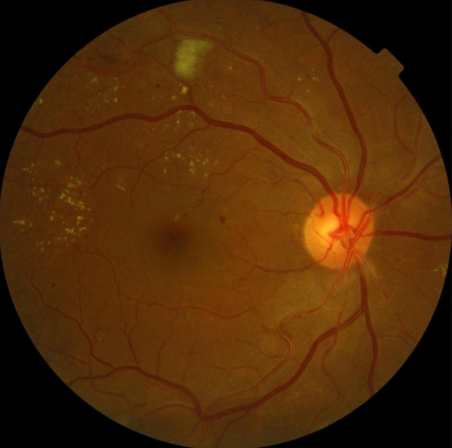
#> input picture old/4.png, 452 x 448 px
$ python main-old-6.py
#> lines starting #> are read from the running program, lines starting #| are printed output that depends on the picture; after the words box and inside, x2 and y2 are one past the last pixel; in counts of white or black regions, pixels touching at a corner belong together
import cv2
import numpy as np
import matplotlib.pyplot as plt

# Load image
img = cv2.imread('old/4.png')  # Replace with your image path
#> img is the input picture: shape (448, 452, 3); mean B, G, R 7.7, 42.7, 79.7
img_rgb = cv2.cvtColor(img, cv2.COLOR_BGR2RGB)

# Preprocessing: Resize & CLAHE
img_resized = cv2.resize(img_rgb, (512, 512))
lab = cv2.cvtColor(img_resized, cv2.COLOR_RGB2LAB)
#> lab: shape (512, 512, 3); mean of channels 0, 1, 2 56, 141.8, 154.8
l, a, b = cv2.split(lab)
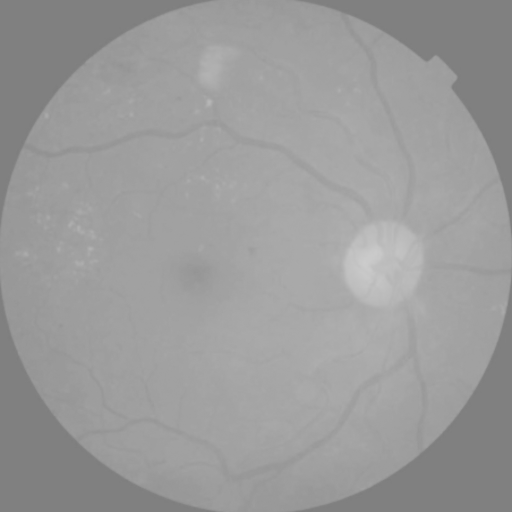
#> b: shape (512, 512); min 126, max 204, mean 154.8
clahe = cv2.createCLAHE(clipLimit=2.0, tileGridSize=(8, 8))
l_clahe = clahe.apply(l)
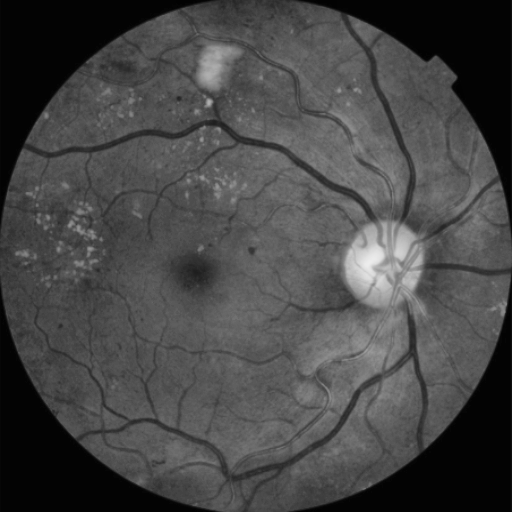
#> l_clahe: shape (512, 512); min 2, max 237, mean 70.4
lab_clahe = cv2.merge((l_clahe, a, b))
#> lab_clahe: shape (512, 512, 3); mean of channels 0, 1, 2 70.4, 141.8, 154.8
img_prep = cv2.cvtColor(lab_clahe, cv2.COLOR_LAB2RGB)

# Image decomposition (simulate bright and dark)
img_bri = cv2.convertScaleAbs(img_prep, alpha=1.2, beta=30)
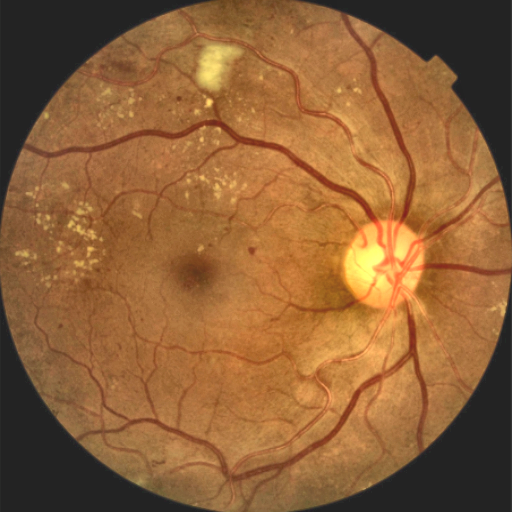
#> img_bri: shape (512, 512, 3); mean R, G, B 142.8, 97.2, 55.9
img_dark = cv2.convertScaleAbs(img_prep, alpha=0.6, beta=-30)

# Simulated FCN output (edge detection)
def get_feature_map(img):
    gray = cv2.cvtColor(img, cv2.COLOR_RGB2GRAY)
    edges = cv2.Canny(gray, 50, 150)
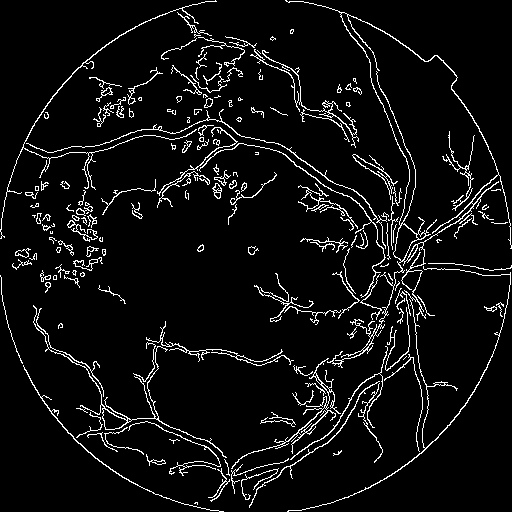
#> edges: shape (512, 512); 6% white in thin lines or dots
    return cv2.applyColorMap(edges, cv2.COLORMAP_JET)

M_bri = get_feature_map(img_bri)
M_dark = get_feature_map(img_dark)
#> in get_feature_map (call 2), `gray = cv2.cvtColor(img, cv2.COLOR_RGB2GRAY)`:
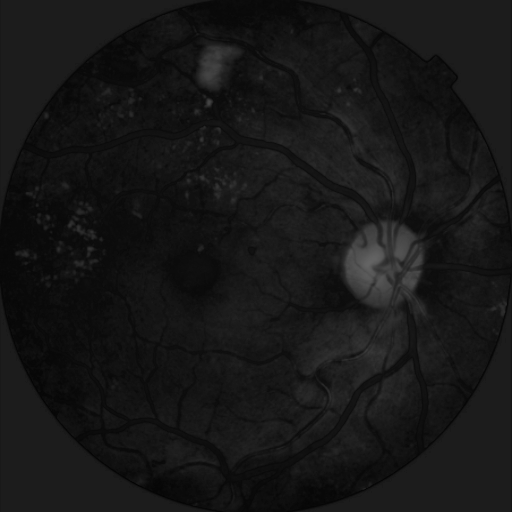
#> gray: shape (512, 512); min 3, max 100, mean 22.6
#> in get_feature_map (call 2), `edges = cv2.Canny(gray, 50, 150)`: edges: shape (512, 512); 0.28% white in thin lines or dots, all inside (x1, y1, x2, y2) = (67, 98, 509, 512)
M_prep = get_feature_map(img_prep)
#> in get_feature_map (call 3), `edges = cv2.Canny(gray, 50, 150)`: edges: shape (512, 512); 4.6% white in thin lines or dots
#> in get_feature_map (call 3), `return cv2.applyColorMap(edges, cv2.COLORMAP_JET)`:
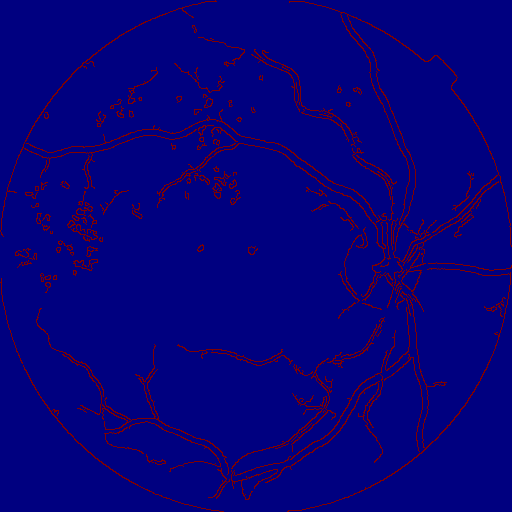
#> returned value: shape (512, 512, 3); mean of channels 0, 1, 2 122.2, 0, 5.8; drawn as B, G, R

# Simulated attention (Gaussian mask)
def apply_attention(img, center=(256, 256), radius=100):
#> called with center = (256, 256), radius = 100
    mask = np.zeros(img.shape[:2], np.uint8)
    cv2.circle(mask, center, radius, (255), -1)
#> mask: shape (512, 512); 12% white; 1 white region, box (x1, y1, x2, y2) and area: (156, 156, 357, 357) 31417
    mask = cv2.GaussianBlur(mask, (101, 101), 0)
    att = cv2.addWeighted(img, 0.6, cv2.merge([mask]*3), 0.4, 0)
    return att

M_bri_att = apply_attention(M_bri)
M_dark_att = apply_attention(M_dark)
#> call 2 of apply_attention, with center = (256, 256), radius = 100
#> in apply_attention (call 2), `att = cv2.addWeighted(img, 0.6, cv2.merge([mask]*3), 0.4, 0)`:
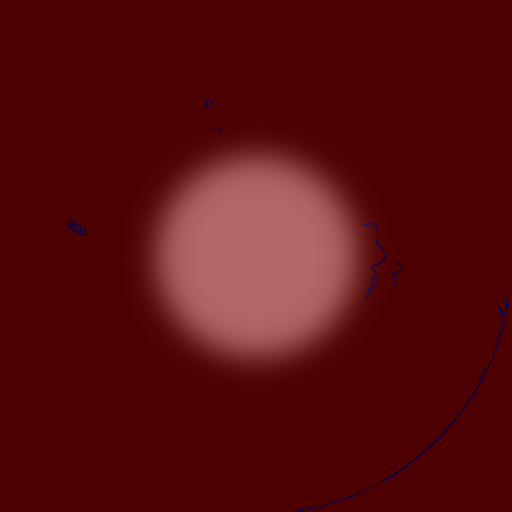
#> att: shape (512, 512, 3); mean R, G, B 89, 12.2, 12.4

# Final fusion (simulated)
fused = cv2.addWeighted(M_bri_att, 0.5, M_dark_att, 0.5, 0)

# Show results
titles = ['Bright', 'Dark', 'Preprocessed', 'Att-Bri', 'Att-Dark', 'Fused']
images = [img_bri, img_dark, img_prep, M_bri_att, M_dark_att, fused]

plt.figure(figsize=(12, 8))
for i in range(6):
    plt.subplot(2, 3, i+1)
    plt.imshow(images[i])
    plt.title(titles[i])
    plt.axis('off')
plt.tight_layout()
plt.savefig("output_pipeline.png")

$ run again, with old/6.png copied over old/4.png
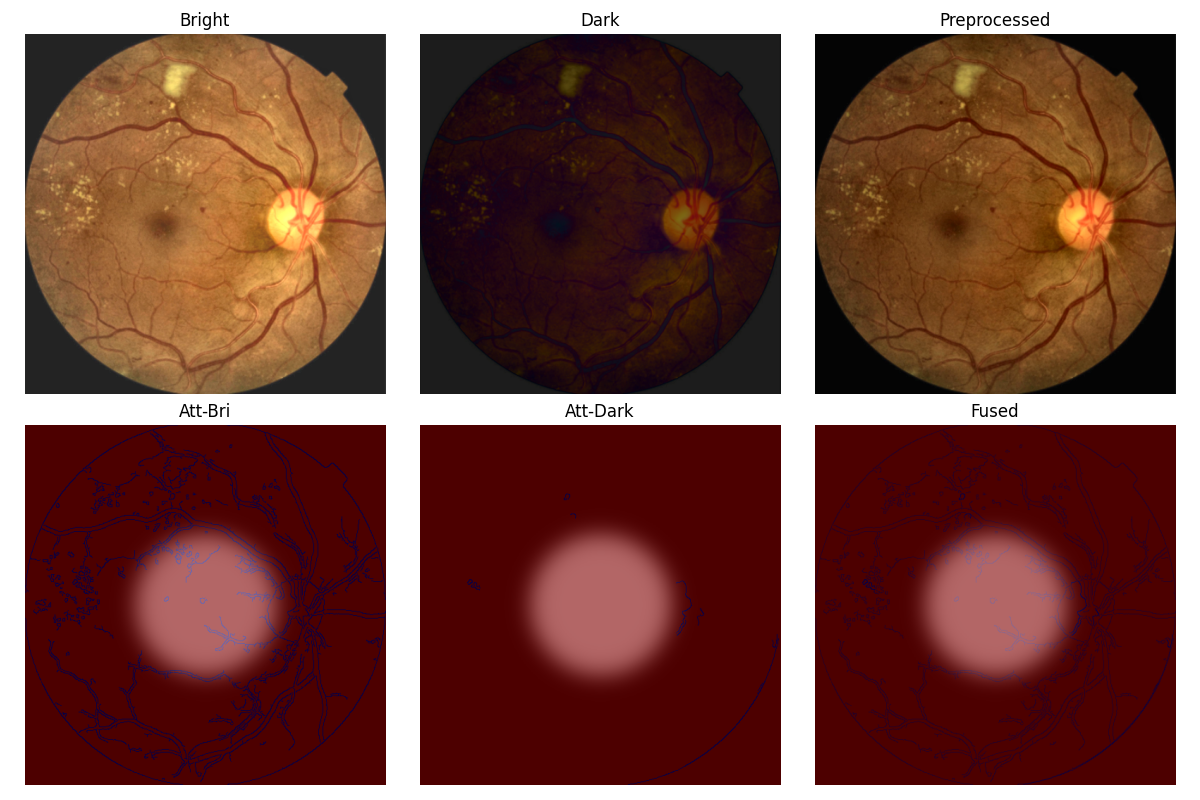
#> input picture old/6.png, 1200 x 800 px
#> img is the input picture: shape (800, 1200, 3); mean B, G, R 66.1, 75.2, 119.9
#> lab: shape (512, 512, 3); mean of channels 0, 1, 2 92.9, 146.6, 143.2
#> lab_clahe: shape (512, 512, 3); mean of channels 0, 1, 2 105.5, 146.6, 143.2
#> in get_feature_map, `edges = cv2.Canny(gray, 50, 150)`:
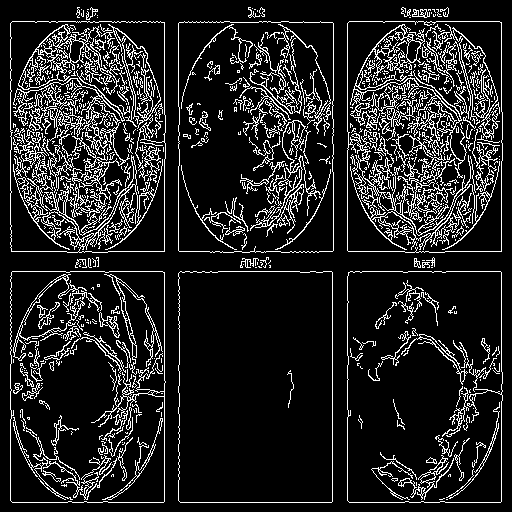
#> edges: shape (512, 512); 13.8% white in thin lines or dots
#> edges: shape (512, 512); 5.8% white in thin lines or dots
#> edges: shape (512, 512); 12.4% white in thin lines or dots
#> mask: shape (512, 512); 12% white; 1 white region, box (x1, y1, x2, y2) and area: (156, 156, 357, 357) 31417
#> `fused = cv2.addWeighted(M_bri_att, 0.5, M_dark_att, 0.5, 0)`:
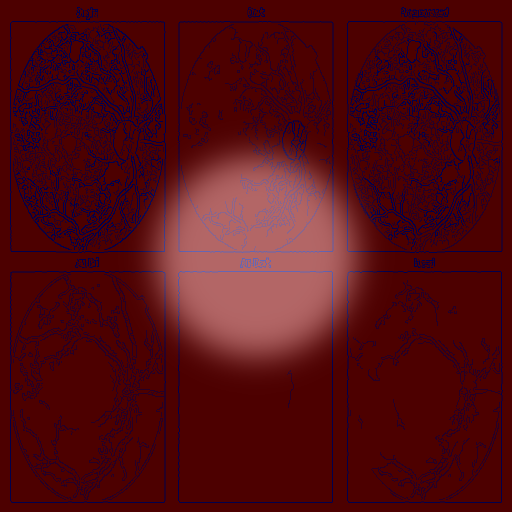
#> fused: shape (512, 512, 3); mean R, G, B 81.6, 12.2, 19.7

$ run again, with old/7.png copied over old/4.png
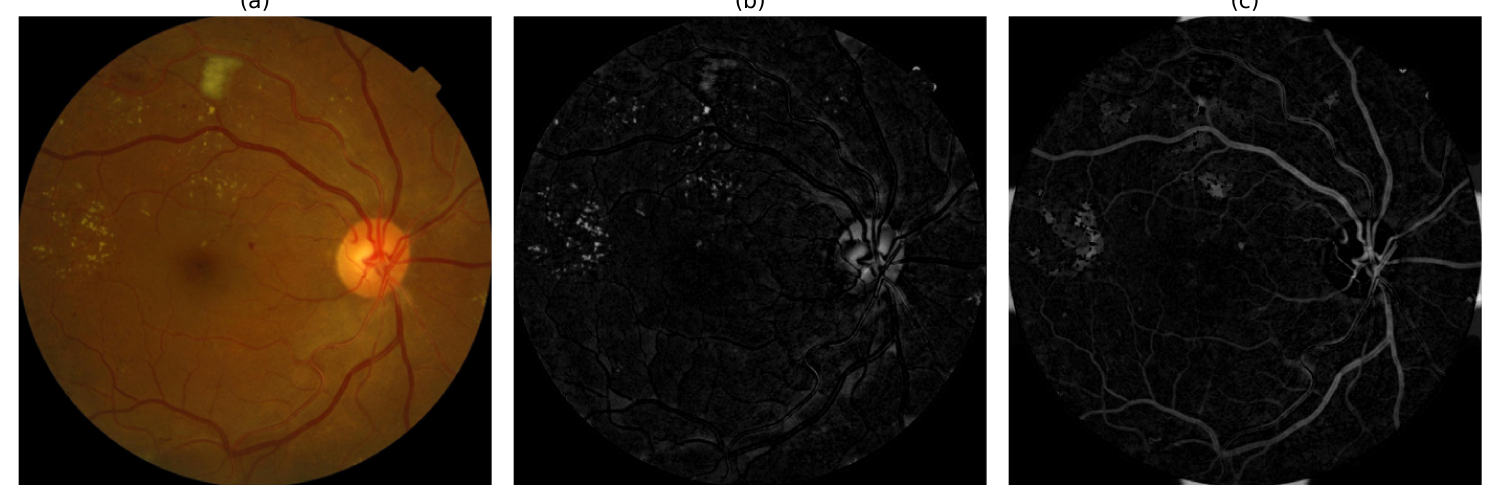
#> input picture old/7.png, 4500 x 1500 px (shown at 1/3 size)
#> img is the input picture: shape (1500, 4500, 3); mean B, G, R 36.7, 47, 58
#> lab: shape (512, 512, 3); mean of channels 0, 1, 2 49.4, 132.1, 135.9
#> lab_clahe: shape (512, 512, 3); mean of channels 0, 1, 2 61.8, 132.1, 135.9
#> in get_feature_map, `edges = cv2.Canny(gray, 50, 150)`:
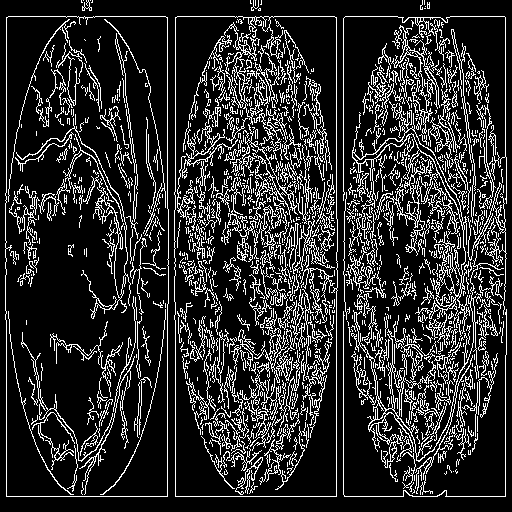
#> edges: shape (512, 512); 17.6% white in thin lines or dots
#> edges: shape (512, 512); 3.2% white in thin lines or dots
#> edges: shape (512, 512); 14.5% white in thin lines or dots
#> mask: shape (512, 512); 12% white; 1 white region, box (x1, y1, x2, y2) and area: (156, 156, 357, 357) 31417
#> `fused = cv2.addWeighted(M_bri_att, 0.5, M_dark_att, 0.5, 0)`:
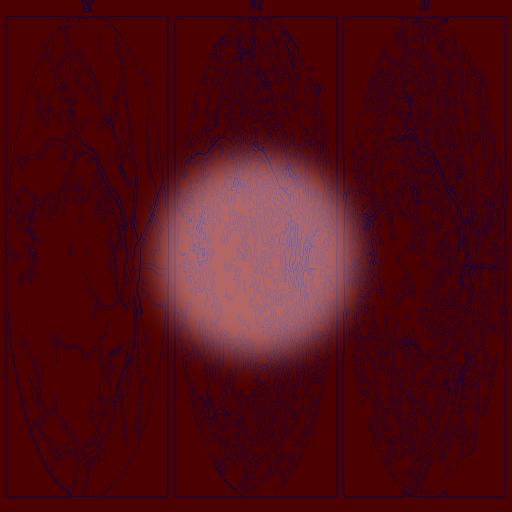
#> fused: shape (512, 512, 3); mean R, G, B 81.1, 12.2, 20.2
